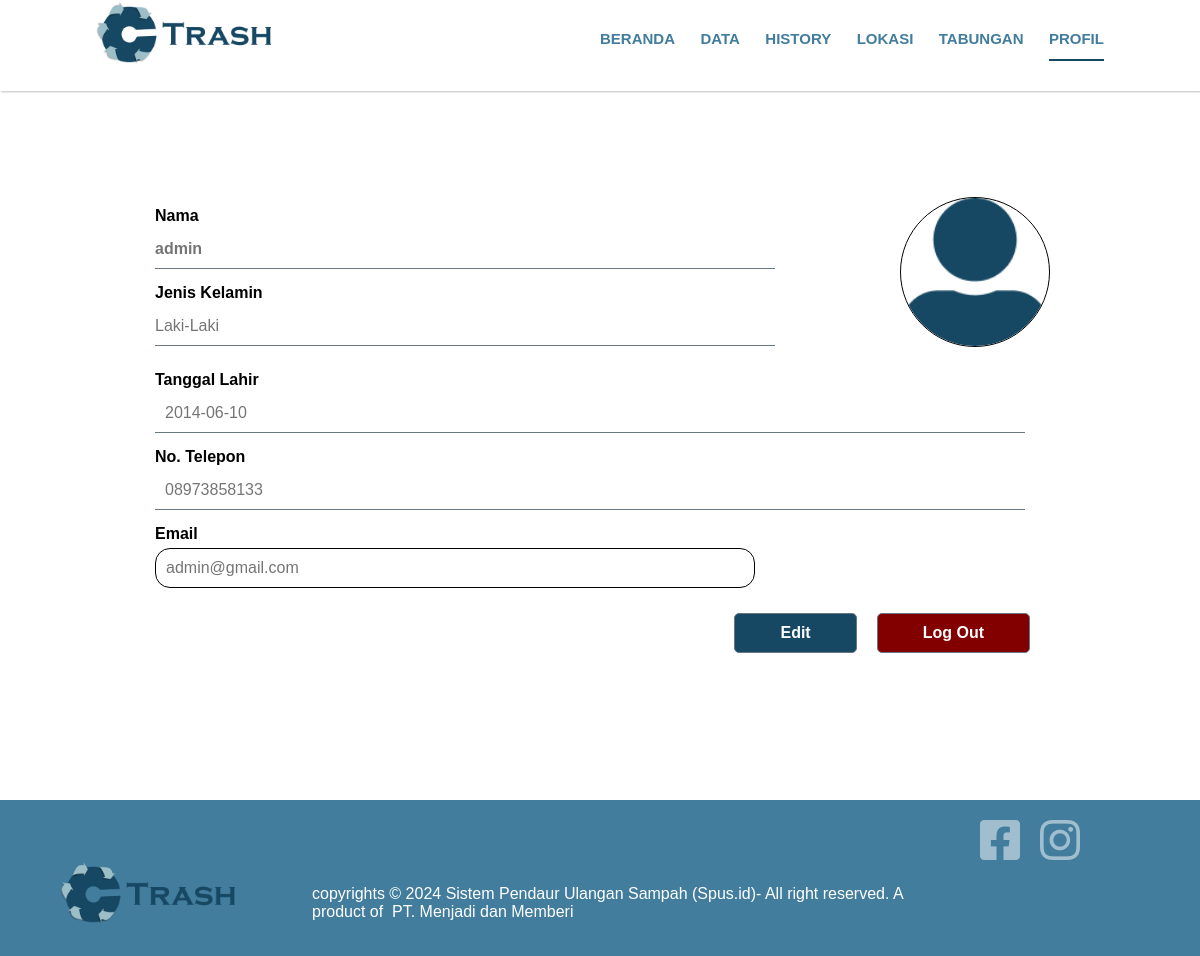
/user/profile.php (signed in), run on the app's committed database.
### tables this page shows
CREATE TABLE `users` (
  `id` int(11) NOT NULL,
  `nama` varchar(100) NOT NULL,
  `email` varchar(100) NOT NULL,
  `alamat` text NOT NULL,
  `no_hp` varchar(15) NOT NULL,
  `jenis_kelamin` varchar(10) NOT NULL,
  `foto_profil` varchar(255) DEFAULT NULL,
  `tgl_lahir` date NOT NULL,
  `password` varchar(255) NOT NULL,
  `saldo` decimal(10,2) NOT NULL DEFAULT 0.00,
  `is_level` enum('admin','user') NOT NULL,
  `status` varchar(10) NOT NULL DEFAULT 'aktif'
);

### user/profile.php (the view, shortened to what this page needs)
<?php
require_once "koneksi.php";
$nama = $email = $alamat = $no_hp = $jenis_kelamin = $tgl_lahir = $foto_profil = "";
$sql = "SELECT nama, email, alamat, no_hp, jenis_kelamin, tgl_lahir, foto_profil FROM users WHERE id = ?";
if ($stmt = $conn->prepare($sql)) {
    $stmt->bind_param("i", $param_id);
    if ($stmt->execute()) {
        $stmt->store_result();
        if ($stmt->num_rows == 1) {
            $stmt->bind_result($nama, $email, $alamat, $no_hp, $jenis_kelamin, $tgl_lahir, $foto_profil);
        } else {
            echo "Pengguna tidak ditemukan.";
            exit;
        }
    } else {
        echo "Terjadi kesalahan. Silakan coba lagi nanti.";
        exit;
    }
}
?>
<!DOCTYPE html>
<html lang="en">
<head>
    <link rel="stylesheet" href="../asset/css/navbar.css">
    <link rel="stylesheet" href="../asset/css/footer.css">
    <link rel="stylesheet" href="../asset/css/profile.css">
</head>
<body>
    <?php require_once '../template/user/navbar.php'; ?>
    <div class="body-profile">
        <div class="profile">
            <div class="container-profile">
                <div class="profile-info">
                    <label for="name">Nama</label>
                    <input id="name" placeholder="<?php echo htmlspecialchars($nama); ?>" class="name-input" readonly />
                    <label for="gender">Jenis Kelamin</label>
                    <input id="gender" placeholder="<?php echo htmlspecialchars($jenis_kelamin); ?>" class="jenis_kelamin" readonly />
                </div>
                <div class="profile-pic">
                    <?php if (!empty($foto_profil)): ?>
                        <img src="../uploads/<?php echo $foto_profil; ?>" alt="Profile Picture" />
                    <?php else: ?>
                        <img src="../asset/img/icon/profil.png" alt="Profile Picture" />
                    <?php endif; ?>
                </div>
            </div>
            <div class="profile-infos">
                <label for="dob">Tanggal Lahir</label>
                <input id="dob" placeholder="<?php echo htmlspecialchars($tgl_lahir); ?>" readonly />
                <label for="phone">No. Telepon </label>
                <input id="phone" type="number" placeholder="<?php echo htmlspecialchars($no_hp); ?>" readonly />
                <label for="email">Email</label>
                <input type="email" id="email" placeholder="<?php echo htmlspecialchars($email); ?>" readonly />
            </div>
            <div class="profile-actions">
                <a href="edit-profile.php"><button class="btn save">Edit</button></a>
                <form action="logout.php" method="post" style="display:inline;">
                    <button type="submit" class="btn logout">Log Out</button>
                </form>
            </div>
        </div>
    </div>
    <?php require_once '../template/user/fot.php'; ?>
</body>
</html>

### asset/css/navbar.css (style rules this page uses)
:root { --biru-gelap: #164863; --biru: #427d9d; --putih: #fff; --font-family: 'Poppins', sans-serif; }
* { padding: 0; margin: 0; text-decoration: none; list-style: none; font-family: var(--font-family); box-sizing: border-box; }
body { background-color: var(--putih); }

### asset/css/footer.css (style rules this page uses)
:root { --biru-gelap: #164863; --biru: #427d9d; --biru-terang: #9bbec8; --putih: #fff; --abu-abu: #687780; --font-family: 'Poppins', sans-serif; --font-size-title: clamp(30px, 3.5vw, 6rem); --font-size-subtitle: clamp(20px, 3.5vw, 4rem); --font-size-text: clamp(14px, 2.5vw, 1rem); --font-size-small-text: 0.8125rem; --spacing-container-padding: 8%; --spacing-section-padding: 6.25rem; --spacing-card-gap: 5.625rem; --spacing-about-margin: 4.375rem; --spacing-navbar-padding: 1.25rem; --spacing-footer-padding: 0.625rem; --spacing-header-padding: 8.125rem; --spacing-description-margin: 15%; --spacing-box-margin: 70%; --spacing-box-width: 6.125rem; --spacing-box-height: 1.9375rem; }
* { padding: 0; margin: 0; text-decoration: none; font-family: var(--font-family); box-sizing: border-box; }

### asset/css/profile.css (style rules this page uses)
:root { --biru-gelap: #164863; --biru: #427d9d; --biru-terang: #9bbec8; --putih: #fff; --abu-abu: #687780; --merah: #830000; --hitama: #000; --font-family: 'Poppins', sans-serif; --font-size-title: clamp(30px, 3.5vw, 6rem); --font-size-subtitle: clamp(20px, 3.5vw, 4rem); --font-size-text: clamp(14px, 2.5vw, 1rem); --font-size-small-text: 0.8125rem; --profile-size-subtitle: clamp(13px, 3.5vw, 1rem); }
* { padding: 0; margin: 0; text-decoration: none; font-family: var(--font-family); box-sizing: border-box; }
.body-profile { padding: 70px 0; display: flex; justify-content: center; align-items: center; min-height: 100vh; width: 100%; font-size: var(--profile-size-subtitle); }
.profile { width: 80%; max-width: 900px; border-radius: 10px; padding: 60p 20px 30px 20px; box-sizing: border-box; margin-top: 50px; }
.container-profile { display: flex; justify-content: space-between; align-items: center; margin-bottom: 20px; }
.profile-info { padding: 0 5px; width: 70%; text-align: left; }
.profile-info label { display: block; font-weight: bold; margin-top: 10px; }
.profile-info input { width: 100%; margin: 5px 0; padding: 10px 0; border: none; border-bottom: 1px solid var(--abu-abu); font-size: var(--profile-size-subtitle); color: #333; }
.name-input { font-weight: bold; font-size: 20px; border: none; border-bottom: 1px solid var(--abu-abu); }
.profile-pic img { width: 150px; height: 150px; border-radius: 50%; border: 1px solid var(--hitama); }
.profile-infos { padding: 0 5px; margin-top: 20px; }
.profile-infos label { display: block; font-weight: bold; margin-top: 10px; }
.profile-infos input { width: calc(100% - 20px); margin: 5px 0; padding: 10px; border: none; border-bottom: 1px solid var(--abu-abu); font-size: var(--profile-size-subtitle); color: #333; }
.profile-infos input[type='email'] { width: 100%; max-width: 600px; padding: 10px; margin: 5px 0; border: 1px solid #000; border-radius: 15px; box-sizing: border-box; }
.profile-actions { display: flex; margin-left: 40%; justify-content: end; margin-top: 20px; }
.profile-actions .btn { flex: 1; padding: 10px; margin-right: 20px; border: none; border: 1px solid var(--abu-abu); font-size: var(--profile-size-subtitle); border-radius: 5px; cursor: pointer; font-weight: bold; }
.profile-actions .btn.save { background-color: var(--biru-gelap); color: var(--putih); padding-right: 45px; padding-left: 45px; }
.profile-actions .btn.logout { background-color: var(--merah); color: var(--putih); padding-right: 45px; padding-left: 45px; }

### data on the page
users: nama "admin", jenis_kelamin "Laki-Laki", tgl_lahir "2014-06-10", no_hp "08973858133", email "admin@gmail.com"
